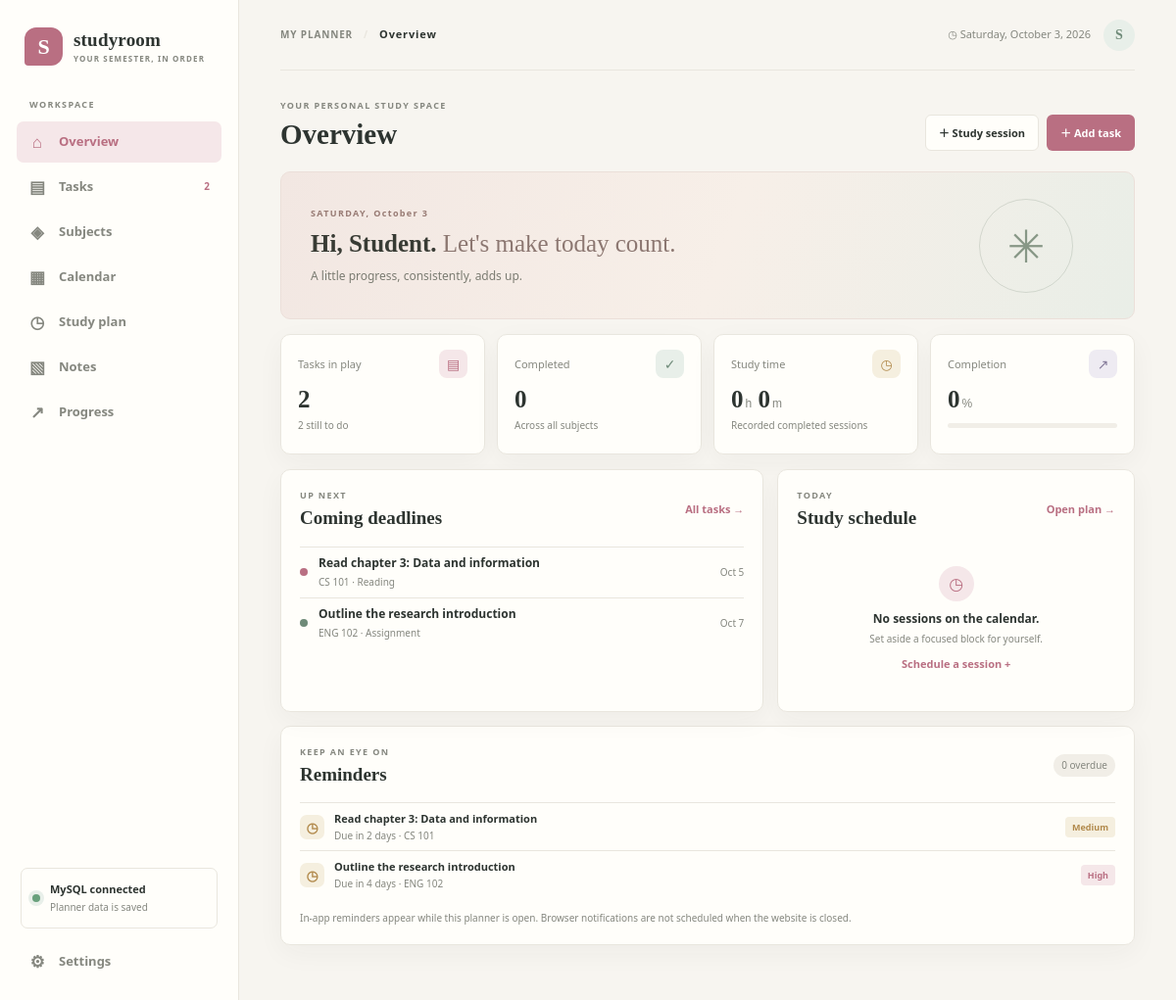
The page / on the database its author committed.
### tables this page shows
CREATE TABLE IF NOT EXISTS planner_settings (
    id TINYINT UNSIGNED PRIMARY KEY,
    student_name VARCHAR(80) NOT NULL DEFAULT 'Student',
    theme ENUM('light', 'dark') NOT NULL DEFAULT 'light',
    focus_minutes SMALLINT UNSIGNED NOT NULL DEFAULT 25,
    short_minutes SMALLINT UNSIGNED NOT NULL DEFAULT 5,
    long_minutes SMALLINT UNSIGNED NOT NULL DEFAULT 15
);

CREATE TABLE IF NOT EXISTS tasks (
    id INT UNSIGNED AUTO_INCREMENT PRIMARY KEY,
    subject_id INT UNSIGNED NULL,
    title VARCHAR(180) NOT NULL,
    description TEXT NOT NULL,
    task_type VARCHAR(30) NOT NULL DEFAULT 'Assignment',
    priority ENUM('Low', 'Medium', 'High') NOT NULL DEFAULT 'Medium',
    due_at DATETIME NOT NULL,
    status ENUM('Pending', 'In Progress', 'Completed') NOT NULL DEFAULT 'Pending',
    attachment VARCHAR(255) NULL,
    created_at TIMESTAMP DEFAULT CURRENT_TIMESTAMP,
    CONSTRAINT fk_tasks_subject FOREIGN KEY (subject_id) REFERENCES subjects(id) ON DELETE SET NULL
);

CREATE TABLE IF NOT EXISTS subjects (
    id INT UNSIGNED AUTO_INCREMENT PRIMARY KEY,
    name VARCHAR(100) NOT NULL,
    code VARCHAR(30) NOT NULL UNIQUE,
    instructor VARCHAR(100) NOT NULL DEFAULT '',
    schedule_text VARCHAR(120) NOT NULL DEFAULT '',
    color CHAR(7) NOT NULL DEFAULT '#bf7184',
    description TEXT NOT NULL,
    created_at TIMESTAMP DEFAULT CURRENT_TIMESTAMP
);

### index.php (called while the page is built)
<?php
require __DIR__ . "/planner.php";

### planner.php (the view, shortened to what this page needs)
<?php
require_once __DIR__ . "/config.php";
function h($value): string
{
    return htmlspecialchars((string) $value, ENT_QUOTES, "UTF-8");
}
$settings = $conn->query("SELECT * FROM planner_settings WHERE id=1")->fetch_assoc() ?: ["student_name"=>"Student","theme"=>"light","focus_minutes"=>25,"short_minutes"=>5,"long_minutes"=>15];
$tasks = $conn->query("SELECT t.*, s.name AS subject_name, s.code AS subject_code, s.color AS subject_color FROM tasks t LEFT JOIN subjects s ON s.id=t.subject_id ORDER BY t.due_at ASC")->fetch_all(MYSQLI_ASSOC);
$sessions = $conn->query("SELECT ss.*, s.name AS subject_name, s.code AS subject_code, s.color AS subject_color FROM study_sessions ss LEFT JOIN subjects s ON s.id=ss.subject_id ORDER BY ss.start_at ASC")->fetch_all(MYSQLI_ASSOC);
$today = date("Y-m-d");
$totalTasks=count($tasks);$completedTasks=0;$pendingTasks=0;$overdueTasks=0;$upcomingTasks=[];
foreach($tasks as $task){if($task["status"]==="Completed")$completedTasks++;else{$pendingTasks++;if(substr($task["due_at"],0,10)<$today)$overdueTasks++;}if($task["status"]!=="Completed"&&$task["due_at"]>=date("Y-m-d H:i:s"))$upcomingTasks[]=$task;}
$completion=$totalTasks?(int)round($completedTasks/$totalTasks*100):0;
$todaySessions=array_values(array_filter($sessions,fn($session)=>substr($session["start_at"],0,10)===$today));
$totalStudyMinutes=0;foreach($sessions as $session){if((int)$session["completed"]===1)$totalStudyMinutes+=max(0,(strtotime($session["end_at"])-strtotime($session["start_at"]))/60);}
$nowLabel=date("l, F j, Y");
?>
<!doctype html>
<html lang="en" data-theme="<?= h($settings["theme"]) ?>">
<head>
    <title>Studyroom | Study Planner</title><link rel="stylesheet" href="planner.css">
</head>
<body>
<div class="app-shell">
    <aside class="sidebar" id="sidebar">
        <a class="brand" href="index.php"><span class="brand-mark">S</span><span><b>studyroom</b><small>YOUR SEMESTER, IN ORDER</small></span></a>
        <div class="nav-label">WORKSPACE</div>
        <nav class="navigation" aria-label="Main navigation">
            <a href="?view=dashboard" data-view="dashboard"><span>⌂</span>Overview</a><a href="?view=tasks" data-view="tasks"><span>▤</span>Tasks <i><?= $pendingTasks ?: "" ?></i></a><a href="?view=subjects" data-view="subjects"><span>◈</span>Subjects</a><a href="?view=calendar" data-view="calendar"><span>▦</span>Calendar</a><a href="?view=schedule" data-view="schedule"><span>◷</span>Study plan</a><a href="?view=notes" data-view="notes"><span>▧</span>Notes</a><a href="?view=progress" data-view="progress"><span>↗</span>Progress</a>
        </nav>
        <div class="sidebar-bottom"><div class="storage-note"><span class="live-dot"></span><div><b>MySQL connected</b><small>Planner data is saved</small></div></div><a class="settings-link" href="?view=settings" data-view="settings"><span>⚙</span> Settings</a></div>
    </aside>
    <main class="main-content">
        <header class="topbar"><button class="menu-toggle" id="menuToggle" aria-label="Open navigation">☰</button><div class="crumb"><span>MY PLANNER</span><b>/</b><strong id="pageName">Overview</strong></div><div class="topbar-right"><span class="date-chip">◷ <?= h($nowLabel) ?></span><span class="user-avatar"><?= h(strtoupper(substr($settings["student_name"],0,1))) ?></span></div></header>
        <div class="page-heading"><div><p class="eyebrow">YOUR PERSONAL STUDY SPACE</p><h1 id="headingTitle">Overview</h1></div><div class="heading-actions"><button class="button button-quiet" data-open="sessionDialog">＋ Study session</button><button class="button button-primary" data-open="taskDialog">＋ Add task</button></div></div>
        <section class="view-section" data-section="dashboard">
            <div class="welcome-banner"><div><p class="eyebrow"><?= h(strtoupper(date("l"))) ?>, <?= h(date("F j")) ?></p><h2>Hi, <?= h($settings["student_name"]) ?>. <span>Let's make today count.</span></h2><p>A little progress, consistently, adds up.</p></div><div class="banner-mark" aria-hidden="true">✳</div></div>
            <div class="stats-grid">
                <article class="stat-card"><div class="stat-head"><span>Tasks in play</span><i class="stat-symbol rose">▤</i></div><strong><?= $totalTasks ?></strong><small><?= $pendingTasks ?> still to do</small></article>
                <article class="stat-card"><div class="stat-head"><span>Completed</span><i class="stat-symbol sage">✓</i></div><strong><?= $completedTasks ?></strong><small>Across all subjects</small></article>
                <article class="stat-card"><div class="stat-head"><span>Study time</span><i class="stat-symbol ochre">◷</i></div><strong><?= floor($totalStudyMinutes/60) ?><em>h</em> <?= $totalStudyMinutes%60 ?><em>m</em></strong><small>Recorded completed sessions</small></article>
                <article class="stat-card"><div class="stat-head"><span>Completion</span><i class="stat-symbol lilac">↗</i></div><strong><?= $completion ?><em>%</em></strong><div class="progress-track"><span style="width:<?= $completion ?>%"></span></div></article>
            </div>
            <div class="dashboard-grid">
                <article class="surface focus-surface"><div class="section-top"><div><p class="eyebrow">UP NEXT</p><h2>Coming deadlines</h2></div><a href="?view=tasks" data-view="tasks" class="text-link">All tasks →</a></div>
                    <?php if($upcomingTasks): foreach(array_slice($upcomingTasks,0,4) as $task): ?><div class="deadline-row"><span class="subject-dot" style="--subject:<?= h($task["subject_color"]??"#bf7184") ?>"></span><div class="deadline-copy"><b><?= h($task["title"]) ?></b><small><?= h($task["subject_code"]??"General") ?> · <?= h($task["task_type"]) ?></small></div><span class="deadline-date"><?= h(date("M j",strtotime($task["due_at"]))) ?></span></div><?php endforeach; else: ?><div class="empty-state"><span>✳</span><b>Your calendar has breathing room.</b><small>Add an assignment or exam to keep it here.</small></div><?php endif; ?>
                </article>
                <article class="surface"><div class="section-top"><div><p class="eyebrow">TODAY</p><h2>Study schedule</h2></div><a href="?view=schedule" data-view="schedule" class="text-link">Open plan →</a></div>
                    <?php if($todaySessions): foreach($todaySessions as $session): ?><div class="today-session"><span class="session-time"><?= h(date("g:i A",strtotime($session["start_at"]))) ?></span><span class="session-line" style="--subject:<?= h($session["subject_color"]??"#668478") ?>"></span><div><b><?= h($session["topic"]) ?></b><small><?= h($session["subject_name"]??"Independent study") ?></small></div></div><?php endforeach; else: ?><div class="empty-state compact"><span>◷</span><b>No sessions on the calendar.</b><small>Set aside a focused block for yourself.</small><button class="text-link" data-open="sessionDialog">Schedule a session +</button></div><?php endif; ?>
                </article>
            </div>
            <article class="surface reminders-surface"><div class="section-top"><div><p class="eyebrow">KEEP AN EYE ON</p><h2>Reminders</h2></div><span class="reminder-count"><?= $overdueTasks ?> overdue</span></div><div class="reminder-list">
                <?php foreach(array_slice($upcomingTasks,0,3) as $task): $days=(int)floor((strtotime(substr($task["due_at"],0,10))-strtotime($today))/86400); ?><div class="reminder-item"><span>◷</span><div><b><?= h($task["title"]) ?></b><small><?= $days===0?"Due today":($days===1?"Due tomorrow":"Due in $days days") ?> · <?= h($task["subject_code"]??"General") ?></small></div><span class="priority-label <?= strtolower(h($task["priority"])) ?>"><?= h($task["priority"]) ?></span></div><?php endforeach; ?>
                </div><p class="disclaimer">In-app reminders appear while this planner is open. Browser notifications are not scheduled when the website is closed.</p></article>
        </section>
    </main>
</div>
</body></html>

### rows shown on the page
planner_settings: student_name "S", student_name "Student"
tasks: title "Read chapter 3: Data and information", subject.code "CS 101", task_type "Reading", due_at "Oct 5", due_at "2", priority "Medium"
tasks: title "Outline the research introduction", subject.code "ENG 102", task_type "Assignment", due_at "Oct 7", due_at "4", priority "High"

### other values the page prints
$pendingTasks ?: "" "2"
$totalTasks "2"
$pendingTasks "2"
$completedTasks "0"
floor($totalStudyMinutes/60) "0"
$totalStudyMinutes%60 "0"
$completion "0"
$overdueTasks "0"
